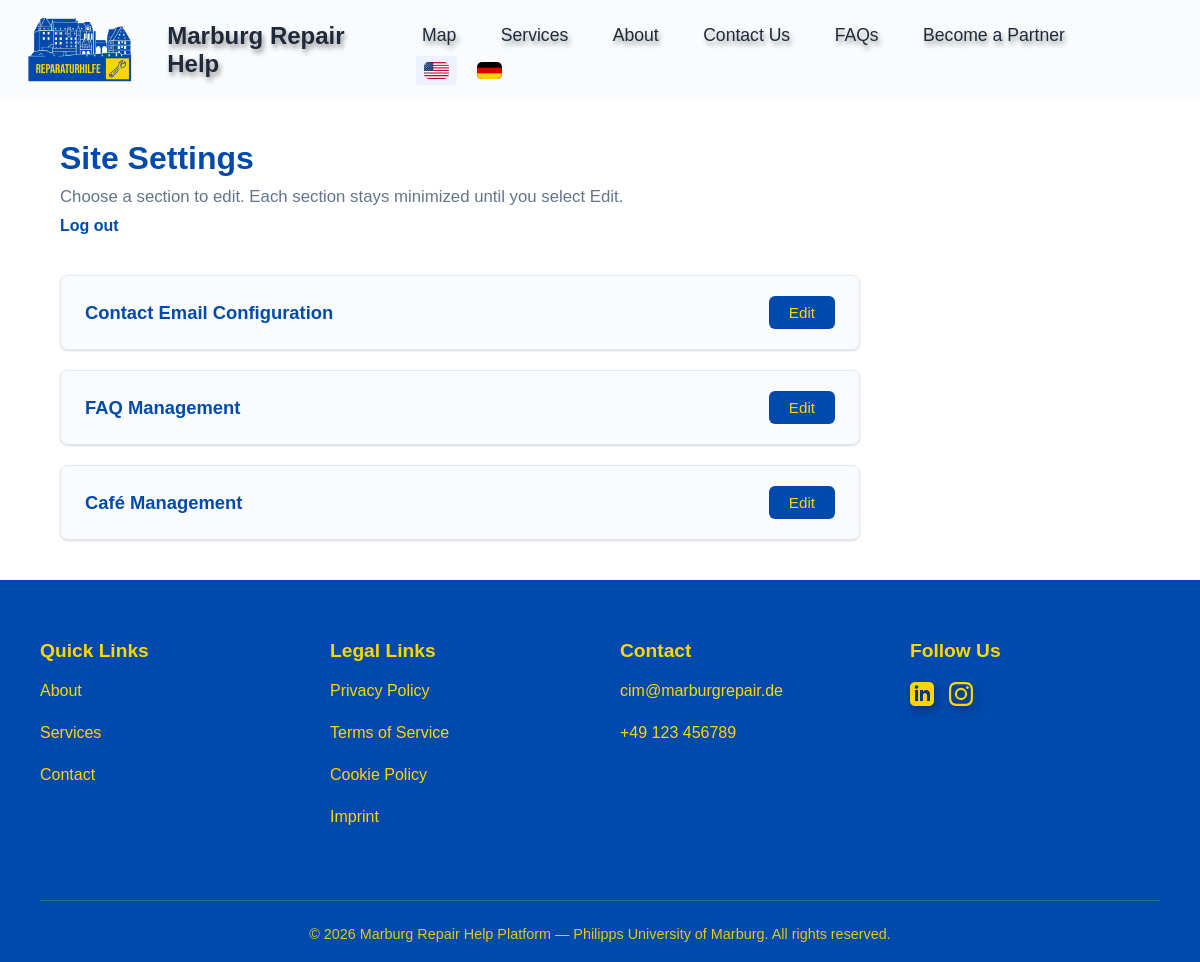
/admin (signed in), run on the app's committed database.
### tables this page shows
CREATE TABLE settings (
    key   TEXT PRIMARY KEY,
    value TEXT NOT NULL
);

### app.py (the view)
@app.route("/admin", methods=["GET", "POST"])
def admin():
    if request.method == "POST" and "password" in request.form:
        if request.form["password"] == ADMIN_PASSWORD:
            session["admin"] = True
            return redirect(url_for("admin"))
        flash(STRINGS[current_lang()]["a_wrong"], "error")
        return render_template("admin_login.html")
    if not session.get("admin"):
        return render_template("admin_login.html")
    return render_template(
        "admin.html",
        cafes=fetch_cafes(),
        services=fetch_services(),
        faqs=fetch_faqs(),
    )

### app.py (called while the page is built)
def get_db():
    if "db" not in g:
        g.db = sqlite3.connect(DATABASE)
        g.db.row_factory = sqlite3.Row
        g.db.execute("PRAGMA foreign_keys = ON")
    return g.db

@app.before_request
def ensure_lang():
    if session.get("lang") not in SUPPORTED_LANGS:
        accept = (request.accept_languages.best_match(SUPPORTED_LANGS)
                  if request.accept_languages else None)
        session["lang"] = accept or "en"

def current_lang():
    return session.get("lang", "en")

def get_settings():
    rows = get_db().execute("SELECT key, value FROM settings").fetchall()
    return {r["key"]: r["value"] for r in rows}

@app.context_processor
def inject_globals():
    lang = current_lang()
    return {
        "lang": lang,
        "t": STRINGS[lang],
        "settings": get_settings(),
        "supported_langs": SUPPORTED_LANGS,
    }

def fetch_cafes():
    db = get_db()
    rows = db.execute("SELECT * FROM cafes ORDER BY name").fetchall()
    cafes = []
    for r in rows:
        svc = db.execute(
            """SELECT s.slug, s.name_en, s.name_de
               FROM services s JOIN cafe_services cs ON cs.service_id = s.id
               WHERE cs.cafe_id = ? ORDER BY s.name_en""",
            (r["id"],),
        ).fetchall()
        cafes.append({
            "id": r["id"], "name": r["name"], "address": r["address"],
            "hours": r["hours"], "pricing": r["pricing"],
            "accessibility": r["accessibility"], "notes": r["notes"],
            "website": r["website"], "lat": r["lat"], "lng": r["lng"],
            "slugs": [s["slug"] for s in svc],
            "services_en": [s["name_en"] for s in svc],
            "services_de": [s["name_de"] for s in svc],
        })
    return cafes

def fetch_services():
    return get_db().execute("SELECT * FROM services ORDER BY featured DESC, name_en").fetchall()

def fetch_faqs():
    return get_db().execute("SELECT * FROM faqs ORDER BY position, id").fetchall()

### templates/admin.html (shortened to what this page needs)
{% extends "base.html" %}
{% block content %}
<main class="admin-content">
    <div class="content-header">
        <h1>{{ t.a_title }}</h1>
        <p>{{ t.a_intro }}</p>
        <a class="admin-logout" href="{{ url_for('admin_logout') }}">{{ t.a_logout }}</a>
    </div>
    <div class="admin-sections">
        <section class="admin-section" id="section-email">
            <div class="admin-section-header">
                <h3>{{ t.a_email_sec }}</h3>
                <button type="button" class="btn-edit" onclick="toggleSection('email')">{{ t.a_edit }}</button>
            </div>
        </section>
        <section class="admin-section" id="section-faq">
            <div class="admin-section-header">
                <h3>{{ t.a_faq_sec }}</h3>
                <button type="button" class="btn-edit" onclick="toggleSection('faq')">{{ t.a_edit }}</button>
            </div>
        </section>
        <section class="admin-section" id="section-cafes">
            <div class="admin-section-header">
                <h3>{{ t.a_cafe_sec }}</h3>
                <button type="button" class="btn-edit" onclick="toggleSection('cafes')">{{ t.a_edit }}</button>
            </div>
        </section>
    </div>
</main>
{% endblock %}

### templates/base.html (shortened to what this page needs)
<!DOCTYPE html>
<html lang="{{ lang }}">
<head>
    <link rel="stylesheet" href="{{ url_for('static', filename='style.css') }}?v=2">
    <link rel="stylesheet" href="https://unpkg.com/leaflet/dist/leaflet.css">
</head>
<body>
<header>
    <div class="logo">
        <a href="{{ url_for('index') }}" class="logo-link">
            <img src="{{ url_for('static', filename='images/logo.png') }}" alt="Marburg Repair Hub Logo" class="logo-img">
            <span class="logo-text">{{ t.site_name }}</span>
        </a>
    </div>
    <nav>
        <a href="{{ url_for('index') }}#mapSection">{{ t.nav_map }}</a>
        <a href="{{ url_for('index') }}#categories">{{ t.nav_services }}</a>
        <a href="{{ url_for('about') }}">{{ t.nav_about }}</a>
        <a href="{{ url_for('contact') }}">{{ t.nav_contact }}</a>
        <a href="{{ url_for('faq') }}">{{ t.nav_faqs }}</a>
		<a href="#" onclick="partnerPopup(); return false;">
			{{ t.nav_partner }}
		</a>
        <span class="lang-switch">
    {% for code in supported_langs %}
        <a href="{{ url_for('set_lang', code=code) }}"
           class="{{ 'active' if code == lang else '' }}">
            {% if code == 'en' %}
                <img src="{{ url_for('static', filename='images/flags/us.svg') }}"
                     alt="English"
                     class="lang-flag">
            {% elif code == 'de' %}
                <img src="{{ url_for('static', filename='images/flags/de.svg') }}"
                     alt="Deutsch"
                     class="lang-flag">
            {% endif %}
        </a>
    {% endfor %}
</span>
    </nav>
</header>
{% block content %}{% endblock %}
<footer>
    <div class="footer-container">
        <div class="footer-column">
            <h3>{{ t.f_quick }}</h3>
            <ul>
                <li><a href="{{ url_for('about') }}">{{ t.f_about }}</a></li>
                <li><a href="{{ url_for('index') }}#categories">{{ t.f_services }}</a></li>
                <li><a href="{{ url_for('contact') }}">{{ t.f_contact }}</a></li>
            </ul>
        </div>
        <div class="footer-column">
            <h3>{{ t.f_legal }}</h3>
            <ul>
                <li><a href="{{ url_for('about') }}">{{ t.f_privacy }}</a></li>
                <li><a href="{{ url_for('about') }}">{{ t.f_terms }}</a></li>
                <li><a href="{{ url_for('contact') }}">{{ t.f_cookie }}</a></li>
                <li><a href="{{ url_for('contact') }}">{{ t.f_imprint }}</a></li>
            </ul>
        </div>
        <div class="footer-column">
            <h3>{{ t.f_contact }}</h3>
            <p><a href="mailto:{{ settings.contact_email }}">{{ settings.contact_email }}</a></p>
            <p><a href="tel:{{ settings.contact_phone|replace(' ', '') }}">{{ settings.contact_phone }}</a></p>
        </div>
        <div class="footer-column">
            <h3>{{ t.f_follow }}</h3>
            <div class="footer-socials">
                <a href="https://linkedin.com" target="_blank" rel="noopener" class="footer-social-link" aria-label="LinkedIn">
                </a>
                <a href="https://instagram.com" target="_blank" rel="noopener" class="footer-social-link" aria-label="Instagram">
                </a>
            </div>
        </div>
    </div>
    <div class="footer-bottom">
        <div class="footer-bottom-container">
            <p class="footer-copyright">{{ t.f_rights }}</p>
        </div>
    </div>
</footer>
</body>
</html>

### static/style.css (style rules this page uses)
* { box-sizing: border-box; margin: 0; padding: 0; font-family: Arial, sans-serif; }
body { padding-top: 100px; display: flex; flex-direction: column; min-height: 100vh; }
header { display: flex; justify-content: space-between; align-items: center; padding: 10px 5px; background-color: #fafbfc; color: #000; position: fixed; top: 0; left: 0; width: 100%; z-index: 1000; }
nav a { display: inline-block; padding: 10px 20px; font-size: 1.1rem; font-weight: 500; color: #1e293b !important; text-decoration: none; text-shadow: 2px 4px 5px rgba(0, 0, 0, 0.4); transition: all 0.6s cubic-bezier(0.25, 1, 0.5, 1); }
.logo-link { display: flex; align-items: center; gap: 20px; text-decoration: none; }
.logo-img { height: 80px; width: auto; display: block; transition: transform 0.8s ease-in-out; }
.logo-text { font-size: 1.5rem; font-weight: bold; color: #1e293b !important; text-shadow: 2px 4px 5px rgba(0, 0, 0, 0.4); transition: all 0.6s cubic-bezier(0.25, 1, 0.5, 1); }
button, .btn { color: #ffd700 !important; display: inline-block; transition: transform 0.2s ease; }
.lang-flag { width: 25px; height: 17px; object-fit: cover; border-radius: 5px; vertical-align: middle; }
.lang-switch a { margin-left: 8px; }
main, .contact-section, .faq-section { width: 100%; }
.admin-content { flex: 1; padding: 40px 60px; overflow-y: auto; }
.content-header { margin-bottom: 40px; }
.content-header h1 { margin: 0 0 10px; font-size: 2rem; font-weight: 700; color: #004aad; }
.content-header p { margin: 0; color: #64748b; font-size: 1.05rem; }
.admin-sections { display: flex; flex-direction: column; gap: 20px; max-width: 800px; }
.admin-section { background: #ffffff; border: 1px solid #e2e8f0; border-radius: 8px; overflow: hidden; box-shadow: 0 1px 3px rgba(0, 0, 0, 0.05), 0 1px 2px rgba(0, 0, 0, 0.1); }
.admin-section-header { display: flex; justify-content: space-between; align-items: center; gap: 16px; padding: 20px 24px; background-color: #fafbfc; }
.admin-section-header h3 { margin: 0; color: #004aad; font-size: 1.15rem; font-weight: 600; }
.btn-edit { padding: 8px 20px; background-color: #004aad; color: #ffd700 !important; border: none; border-radius: 6px; font-size: 0.95rem; font-weight: 500; cursor: pointer; transition: opacity 0.2s; }
footer { width: 100%; padding: 60px 40px 20px; background-color: #004aad; }
.footer-container { display: flex; justify-content: space-between; gap: 40px; max-width: 1200px; margin: 0 auto; }
.footer-column { flex: 1; }
.footer-column h3 { margin: 0 0 20px; color: #ffd700 !important; font-size: 1.2rem; font-weight: 600; }
.footer-column ul { list-style: none; padding: 0; margin: 0; }
.footer-column ul li { margin-bottom: 12px; }
.footer-column a, .footer-column p { display: inline-block; margin: 0 0 12px; color: #ffd700 !important; font-size: 1rem; text-decoration: none; }
.footer-socials { display: flex; align-items: center; gap: 15px; }
.footer-social-link { display: inline-block; text-decoration: none; }
.social-icon { fill: #ffd700; filter: drop-shadow(2px 4px 5px rgba(0, 0, 0, 0.4)); transition: transform 0.8s cubic-bezier(0.25, 1, 0.5, 1), filter 0.8s cubic-bezier(0.25, 1, 0.5, 1); }
.footer-bottom { margin-top: 50px; padding-top: 25px; border-top: 1px solid rgba(255, 215, 0, 0.2); }
.footer-bottom-container { display: flex; justify-content: center; align-items: center; gap: 20px; max-width: 1200px; margin: 0 auto; }
.footer-copyright { margin: 0; color: #ffd700 !important; font-size: 0.9rem; opacity: 0.9; }
.lang-switch { display: inline-flex; align-items: center; gap: 4px; margin-left: 6px; }
.lang-switch a { padding: 6px 8px; font-size: 0.85rem; font-weight: 700; color: #64748b !important; text-decoration: none; border-radius: 4px; }
.lang-switch a.active { color: #004aad !important; background: #eef2ff; }
.admin-logout { display: inline-block; margin-top: 10px; color: #004aad; font-weight: 600; text-decoration: none; }

### data on the page
settings: contact_email "cim@marburgrepair.de"
settings: contact_phone "+49 123 456789"

### other printed values
{{ t.site_name }} "Marburg Repair Help"
{{ t.nav_map }} "Map"
{{ t.nav_services }} "Services"
{{ t.nav_about }} "About"
{{ t.nav_contact }} "Contact Us"
{{ t.nav_faqs }} "FAQs"
{{ t.nav_partner }} "Become a Partner"
{{ t.a_title }} "Site Settings"
{{ t.a_intro }} "Choose a section to edit. Each section stays minimized until you select Edit."
{{ t.a_logout }} "Log out"
{{ t.a_email_sec }} "Contact Email Configuration"
{{ t.a_edit }} "Edit"
{{ t.a_faq_sec }} "FAQ Management"
{{ t.a_cafe_sec }} "Café Management"
{{ t.f_quick }} "Quick Links"
